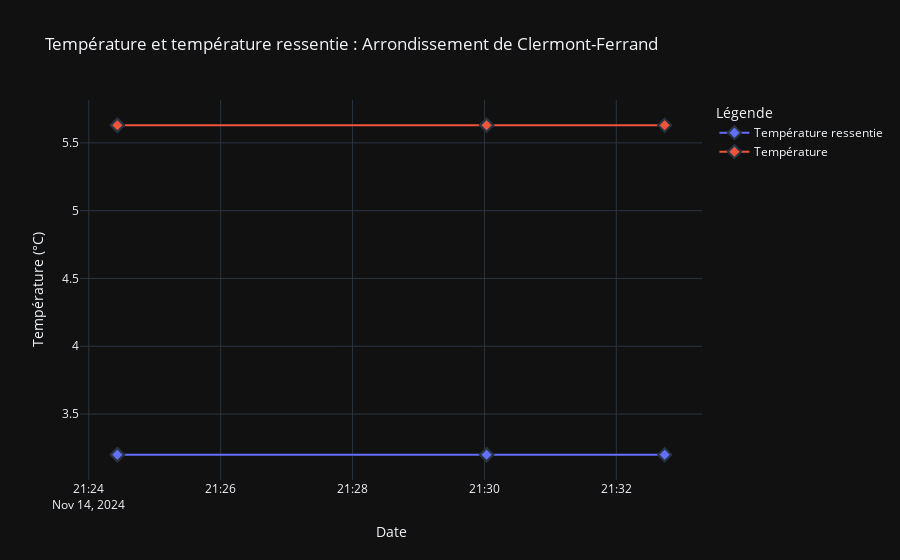

Notebook cell for this chart:
### Code cell
x = data['Date']
y1 = data['Temp']

y2 = data['Feels_like']

fig  = go.Figure()

markers_config = {
    'size': 10,
    'line': {'width': 2},
    'symbol': 'diamond'
}

fig.add_trace(go.Scatter(
    x=x, 
    y=y2, 
    mode='lines+markers', 
    marker=markers_config, 
    name='Température ressentie'
))

fig.add_trace(go.Scatter(
    x=x, 
    y=y1, 
    mode='lines+markers', 
    marker=markers_config, 
    name='Température'
))


fig.update_layout(
    title=f'Température et température ressentie : {data['City'][0]}',
    xaxis_title='Date',
    yaxis_title='Température (°C)',
    template='plotly_dark',
    legend_title='Légende'
)


fig.show()

### Figure 1 — Plotly figure (JSON) as saved in the notebook; plotly's stock layout.template omitted (floating-point values rounded to 4 significant figures)
{"data": [{"marker": {"line": {"width": 2}, "size": 10, "symbol": "diamond"}, "mode": "lines+markers", "name": "Température ressentie", "type": "scatter", "x": ["2024-11-14T21:24:26", "2024-11-14T21:24:26", "2024-11-14T21:24:26", "2024-11-14T21:32:44", "2024-11-14T21:30:02", "2024-11-14T21:30:02"], "y": [3.2, 3.2, 3.2, 3.2, 3.2, 3.2]}, {"marker": {"line": {"width": 2}, "size": 10, "symbol": "diamond"}, "mode": "lines+markers", "name": "Température", "type": "scatter", "x": ["2024-11-14T21:24:26", "2024-11-14T21:24:26", "2024-11-14T21:24:26", "2024-11-14T21:32:44", "2024-11-14T21:30:02", "2024-11-14T21:30:02"], "y": [5.63, 5.63, 5.63, 5.63, 5.63, 5.63]}], "layout": {"legend": {"title": {"text": "Légende"}}, "title": {"text": "Température et température ressentie : Arrondissement de Clermont-Ferrand"}, "xaxis": {"title": {"text": "Date"}}, "yaxis": {"title": {"text": "Température (°C)"}}}}
